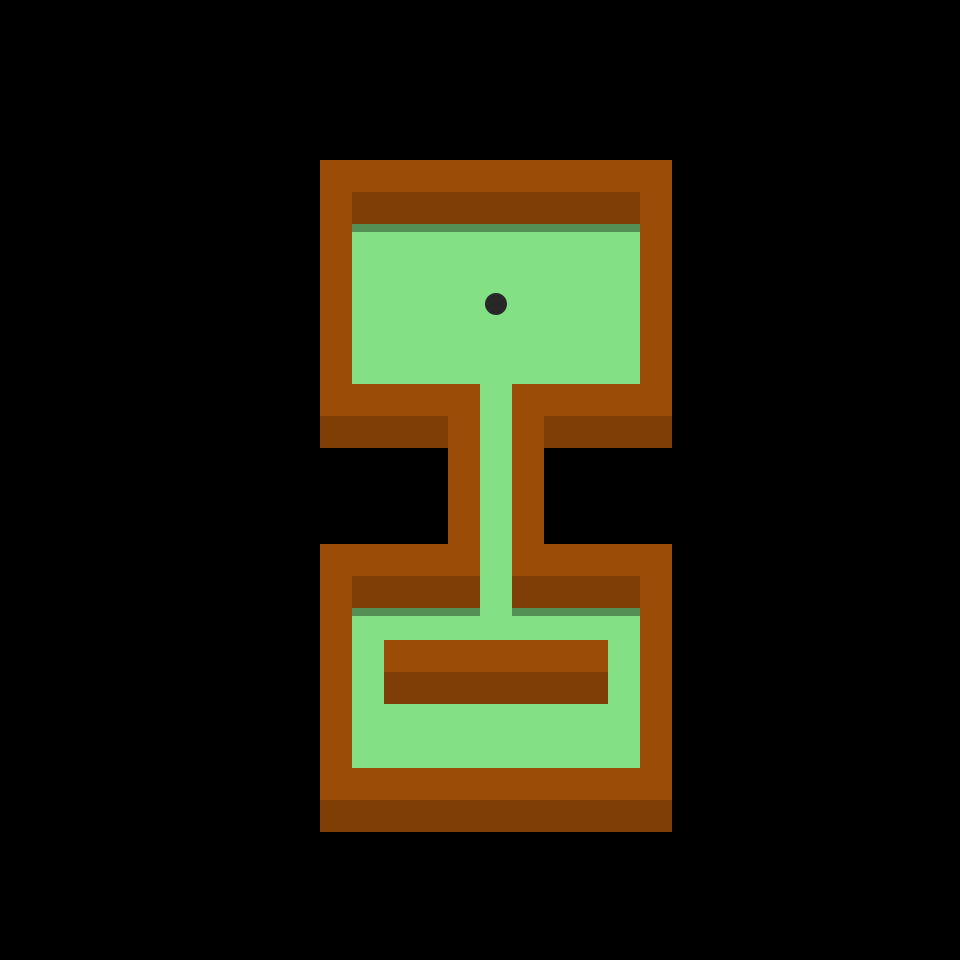

This is a level from a 2D game, rendered from its Tiled map with the project's own tilesets. A one-line summary and the complete map file follow:
An orthogonal 30x30 tile map with 32x32 px tiles, 4 tile layers (ground, hole, shadows, walls).

<map version="1.5" tiledversion="1.7.0" orientation="orthogonal" renderorder="right-down" width="30" height="30" tilewidth="32" tileheight="32" infinite="0" nextlayerid="8" nextobjectid="1">
 <tileset firstgid="1" source="square.tsx" />
 <layer id="5" name="ground" width="30" height="30">
  <data encoding="csv">
0,0,0,0,0,0,0,0,0,0,0,0,0,0,0,0,0,0,0,0,0,0,0,0,0,0,0,0,0,0,
0,0,0,0,0,0,0,0,0,0,0,0,0,0,0,0,0,0,0,0,0,0,0,0,0,0,0,0,0,0,
0,0,0,0,0,0,0,0,0,0,0,0,0,0,0,0,0,0,0,0,0,0,0,0,0,0,0,0,0,0,
0,0,0,0,0,0,0,0,0,0,0,0,0,0,0,0,0,0,0,0,0,0,0,0,0,0,0,0,0,0,
0,0,0,0,0,0,0,0,0,0,0,0,0,0,0,0,0,0,0,0,0,0,0,0,0,0,0,0,0,0,
0,0,0,0,0,0,0,0,0,0,2,2,2,2,2,2,2,2,2,2,2,0,0,0,0,0,0,0,0,0,
0,0,0,0,0,0,0,0,0,0,2,2,2,2,2,2,2,2,2,2,2,0,0,0,0,0,0,0,0,0,
0,0,0,0,0,0,0,0,0,0,2,2,2,2,2,2,2,2,2,2,2,0,0,0,0,0,0,0,0,0,
0,0,0,0,0,0,0,0,0,0,2,2,2,2,2,2,2,2,2,2,2,0,0,0,0,0,0,0,0,0,
0,0,0,0,0,0,0,0,0,0,2,2,2,2,2,2,2,2,2,2,2,0,0,0,0,0,0,0,0,0,
0,0,0,0,0,0,0,0,0,0,2,2,2,2,2,2,2,2,2,2,2,0,0,0,0,0,0,0,0,0,
0,0,0,0,0,0,0,0,0,0,2,2,2,2,2,2,2,2,2,2,2,0,0,0,0,0,0,0,0,0,
0,0,0,0,0,0,0,0,0,0,0,0,0,0,0,2,0,0,0,0,0,0,0,0,0,0,0,0,0,0,
0,0,0,0,0,0,0,0,0,0,0,0,0,0,0,2,0,0,0,0,0,0,0,0,0,0,0,0,0,0,
0,0,0,0,0,0,0,0,0,0,0,0,0,0,0,2,0,0,0,0,0,0,0,0,0,0,0,0,0,0,
0,0,0,0,0,0,0,0,0,0,0,0,0,0,0,2,0,0,0,0,0,0,0,0,0,0,0,0,0,0,
0,0,0,0,0,0,0,0,0,0,0,0,0,0,0,2,0,0,0,0,0,0,0,0,0,0,0,0,0,0,
0,0,0,0,0,0,0,0,0,0,0,0,0,0,0,2,0,0,0,0,0,0,0,0,0,0,0,0,0,0,
0,0,0,0,0,0,0,0,0,0,2,2,2,2,2,2,2,2,2,2,2,0,0,0,0,0,0,0,0,0,
0,0,0,0,0,0,0,0,0,0,2,2,2,2,2,2,2,2,2,2,2,0,0,0,0,0,0,0,0,0,
0,0,0,0,0,0,0,0,0,0,2,2,2,2,2,2,2,2,2,2,2,0,0,0,0,0,0,0,0,0,
0,0,0,0,0,0,0,0,0,0,2,2,2,2,2,2,2,2,2,2,2,0,0,0,0,0,0,0,0,0,
0,0,0,0,0,0,0,0,0,0,2,2,2,2,2,2,2,2,2,2,2,0,0,0,0,0,0,0,0,0,
0,0,0,0,0,0,0,0,0,0,2,2,2,2,2,2,2,2,2,2,2,0,0,0,0,0,0,0,0,0,
0,0,0,0,0,0,0,0,0,0,2,2,2,2,2,2,2,2,2,2,2,0,0,0,0,0,0,0,0,0,
0,0,0,0,0,0,0,0,0,0,0,0,0,0,0,0,0,0,0,0,0,0,0,0,0,0,0,0,0,0,
0,0,0,0,0,0,0,0,0,0,0,0,0,0,0,0,0,0,0,0,0,0,0,0,0,0,0,0,0,0,
0,0,0,0,0,0,0,0,0,0,0,0,0,0,0,0,0,0,0,0,0,0,0,0,0,0,0,0,0,0,
0,0,0,0,0,0,0,0,0,0,0,0,0,0,0,0,0,0,0,0,0,0,0,0,0,0,0,0,0,0,
0,0,0,0,0,0,0,0,0,0,0,0,0,0,0,0,0,0,0,0,0,0,0,0,0,0,0,0,0,0
</data>
 </layer>
 <layer id="7" name="hole" width="30" height="30">
  <data encoding="csv">
0,0,0,0,0,0,0,0,0,0,0,0,0,0,0,0,0,0,0,0,0,0,0,0,0,0,0,0,0,0,
0,0,0,0,0,0,0,0,0,0,0,0,0,0,0,0,0,0,0,0,0,0,0,0,0,0,0,0,0,0,
0,0,0,0,0,0,0,0,0,0,0,0,0,0,0,0,0,0,0,0,0,0,0,0,0,0,0,0,0,0,
0,0,0,0,0,0,0,0,0,0,0,0,0,0,0,0,0,0,0,0,0,0,0,0,0,0,0,0,0,0,
0,0,0,0,0,0,0,0,0,0,0,0,0,0,0,0,0,0,0,0,0,0,0,0,0,0,0,0,0,0,
0,0,0,0,0,0,0,0,0,0,0,0,0,0,0,0,0,0,0,0,0,0,0,0,0,0,0,0,0,0,
0,0,0,0,0,0,0,0,0,0,0,0,0,0,0,0,0,0,0,0,0,0,0,0,0,0,0,0,0,0,
0,0,0,0,0,0,0,0,0,0,0,0,0,0,0,0,0,0,0,0,0,0,0,0,0,0,0,0,0,0,
0,0,0,0,0,0,0,0,0,0,0,0,0,0,0,0,0,0,0,0,0,0,0,0,0,0,0,0,0,0,
0,0,0,0,0,0,0,0,0,0,0,0,0,0,0,6,0,0,0,0,0,0,0,0,0,0,0,0,0,0,
0,0,0,0,0,0,0,0,0,0,0,0,0,0,0,0,0,0,0,0,0,0,0,0,0,0,0,0,0,0,
0,0,0,0,0,0,0,0,0,0,0,0,0,0,0,0,0,0,0,0,0,0,0,0,0,0,0,0,0,0,
0,0,0,0,0,0,0,0,0,0,0,0,0,0,0,0,0,0,0,0,0,0,0,0,0,0,0,0,0,0,
0,0,0,0,0,0,0,0,0,0,0,0,0,0,0,0,0,0,0,0,0,0,0,0,0,0,0,0,0,0,
0,0,0,0,0,0,0,0,0,0,0,0,0,0,0,0,0,0,0,0,0,0,0,0,0,0,0,0,0,0,
0,0,0,0,0,0,0,0,0,0,0,0,0,0,0,0,0,0,0,0,0,0,0,0,0,0,0,0,0,0,
0,0,0,0,0,0,0,0,0,0,0,0,0,0,0,0,0,0,0,0,0,0,0,0,0,0,0,0,0,0,
0,0,0,0,0,0,0,0,0,0,0,0,0,0,0,0,0,0,0,0,0,0,0,0,0,0,0,0,0,0,
0,0,0,0,0,0,0,0,0,0,0,0,0,0,0,0,0,0,0,0,0,0,0,0,0,0,0,0,0,0,
0,0,0,0,0,0,0,0,0,0,0,0,0,0,0,0,0,0,0,0,0,0,0,0,0,0,0,0,0,0,
0,0,0,0,0,0,0,0,0,0,0,0,0,0,0,0,0,0,0,0,0,0,0,0,0,0,0,0,0,0,
0,0,0,0,0,0,0,0,0,0,0,0,0,0,0,0,0,0,0,0,0,0,0,0,0,0,0,0,0,0,
0,0,0,0,0,0,0,0,0,0,0,0,0,0,0,0,0,0,0,0,0,0,0,0,0,0,0,0,0,0,
0,0,0,0,0,0,0,0,0,0,0,0,0,0,0,0,0,0,0,0,0,0,0,0,0,0,0,0,0,0,
0,0,0,0,0,0,0,0,0,0,0,0,0,0,0,0,0,0,0,0,0,0,0,0,0,0,0,0,0,0,
0,0,0,0,0,0,0,0,0,0,0,0,0,0,0,0,0,0,0,0,0,0,0,0,0,0,0,0,0,0,
0,0,0,0,0,0,0,0,0,0,0,0,0,0,0,0,0,0,0,0,0,0,0,0,0,0,0,0,0,0,
0,0,0,0,0,0,0,0,0,0,0,0,0,0,0,0,0,0,0,0,0,0,0,0,0,0,0,0,0,0,
0,0,0,0,0,0,0,0,0,0,0,0,0,0,0,0,0,0,0,0,0,0,0,0,0,0,0,0,0,0,
0,0,0,0,0,0,0,0,0,0,0,0,0,0,0,0,0,0,0,0,0,0,0,0,0,0,0,0,0,0
</data>
 </layer>
 <layer id="4" name="shadows" width="30" height="30" opacity="0.9">
  <data encoding="csv">
0,0,0,0,0,0,0,0,0,0,0,0,0,0,0,0,0,0,0,0,0,0,0,0,0,0,0,0,0,0,
0,0,0,0,0,0,0,0,0,0,0,0,0,0,0,0,0,0,0,0,0,0,0,0,0,0,0,0,0,0,
0,0,0,0,0,0,0,0,0,0,0,0,0,0,0,0,0,0,0,0,0,0,0,0,0,0,0,0,0,0,
0,0,0,0,0,0,0,0,0,0,0,0,0,0,0,0,0,0,0,0,0,0,0,0,0,0,0,0,0,0,
0,0,0,0,0,0,0,0,0,0,0,0,0,0,0,0,0,0,0,0,0,0,0,0,0,0,0,0,0,0,
0,0,0,0,0,0,0,0,0,0,0,0,0,0,0,0,0,0,0,0,0,0,0,0,0,0,0,0,0,0,
0,0,0,0,0,0,0,0,0,0,0,0,0,0,0,0,0,0,0,0,0,0,0,0,0,0,0,0,0,0,
0,0,0,0,0,0,0,0,0,0,0,5,5,5,5,5,5,5,5,5,0,0,0,0,0,0,0,0,0,0,
0,0,0,0,0,0,0,0,0,0,0,0,0,0,0,0,0,0,0,0,0,0,0,0,0,0,0,0,0,0,
0,0,0,0,0,0,0,0,0,0,0,0,0,0,0,0,0,0,0,0,0,0,0,0,0,0,0,0,0,0,
0,0,0,0,0,0,0,0,0,0,0,0,0,0,0,0,0,0,0,0,0,0,0,0,0,0,0,0,0,0,
0,0,0,0,0,0,0,0,0,0,0,0,0,0,0,0,0,0,0,0,0,0,0,0,0,0,0,0,0,0,
0,0,0,0,0,0,0,0,0,0,0,0,0,0,0,0,0,0,0,0,0,0,0,0,0,0,0,0,0,0,
0,0,0,0,0,0,0,0,0,0,0,0,0,0,0,0,0,0,0,0,0,0,0,0,0,0,0,0,0,0,
0,0,0,0,0,0,0,0,0,0,5,5,5,5,0,0,0,5,5,5,5,0,0,0,0,0,0,0,0,0,
0,0,0,0,0,0,0,0,0,0,0,0,0,0,0,0,0,0,0,0,0,0,0,0,0,0,0,0,0,0,
0,0,0,0,0,0,0,0,0,0,0,0,0,0,0,0,0,0,0,0,0,0,0,0,0,0,0,0,0,0,
0,0,0,0,0,0,0,0,0,0,0,0,0,0,0,0,0,0,0,0,0,0,0,0,0,0,0,0,0,0,
0,0,0,0,0,0,0,0,0,0,0,0,0,0,0,0,0,0,0,0,0,0,0,0,0,0,0,0,0,0,
0,0,0,0,0,0,0,0,0,0,0,5,5,5,5,0,5,5,5,5,0,0,0,0,0,0,0,0,0,0,
0,0,0,0,0,0,0,0,0,0,0,0,0,0,0,0,0,0,0,0,0,0,0,0,0,0,0,0,0,0,
0,0,0,0,0,0,0,0,0,0,0,0,0,0,0,0,0,0,0,0,0,0,0,0,0,0,0,0,0,0,
0,0,0,0,0,0,0,0,0,0,0,0,0,0,0,0,0,0,0,0,0,0,0,0,0,0,0,0,0,0,
0,0,0,0,0,0,0,0,0,0,0,0,0,0,0,0,0,0,0,0,0,0,0,0,0,0,0,0,0,0,
0,0,0,0,0,0,0,0,0,0,0,0,0,0,0,0,0,0,0,0,0,0,0,0,0,0,0,0,0,0,
0,0,0,0,0,0,0,0,0,0,0,0,0,0,0,0,0,0,0,0,0,0,0,0,0,0,0,0,0,0,
0,0,0,0,0,0,0,0,0,0,5,5,5,5,5,5,5,5,5,5,5,0,0,0,0,0,0,0,0,0,
0,0,0,0,0,0,0,0,0,0,0,0,0,0,0,0,0,0,0,0,0,0,0,0,0,0,0,0,0,0,
0,0,0,0,0,0,0,0,0,0,0,0,0,0,0,0,0,0,0,0,0,0,0,0,0,0,0,0,0,0,
0,0,0,0,0,0,0,0,0,0,0,0,0,0,0,0,0,0,0,0,0,0,0,0,0,0,0,0,0,0
</data>
 </layer>
 <layer id="6" name="walls" width="30" height="30">
  <data encoding="csv">
0,0,0,0,0,0,0,0,0,0,0,0,0,0,0,0,0,0,0,0,0,0,0,0,0,0,0,0,0,0,
0,0,0,0,0,0,0,0,0,0,0,0,0,0,0,0,0,0,0,0,0,0,0,0,0,0,0,0,0,0,
0,0,0,0,0,0,0,0,0,0,0,0,0,0,0,0,0,0,0,0,0,0,0,0,0,0,0,0,0,0,
0,0,0,0,0,0,0,0,0,0,0,0,0,0,0,0,0,0,0,0,0,0,0,0,0,0,0,0,0,0,
0,0,0,0,0,0,0,0,0,0,0,0,0,0,0,0,0,0,0,0,0,0,0,0,0,0,0,0,0,0,
0,0,0,0,0,0,0,0,0,0,4,4,4,4,4,4,4,4,4,4,4,0,0,0,0,0,0,0,0,0,
0,0,0,0,0,0,0,0,0,0,4,3,3,3,3,3,3,3,3,3,4,0,0,0,0,0,0,0,0,0,
0,0,0,0,0,0,0,0,0,0,4,0,0,0,0,0,0,0,0,0,4,0,0,0,0,0,0,0,0,0,
0,0,0,0,0,0,0,0,0,0,4,0,0,0,0,0,0,0,0,0,4,0,0,0,0,0,0,0,0,0,
0,0,0,0,0,0,0,0,0,0,4,0,0,0,0,0,0,0,0,0,4,0,0,0,0,0,0,0,0,0,
0,0,0,0,0,0,0,0,0,0,4,0,0,0,0,0,0,0,0,0,4,0,0,0,0,0,0,0,0,0,
0,0,0,0,0,0,0,0,0,0,4,0,0,0,0,0,0,0,0,0,4,0,0,0,0,0,0,0,0,0,
0,0,0,0,0,0,0,0,0,0,4,4,4,4,4,0,4,4,4,4,4,0,0,0,0,0,0,0,0,0,
0,0,0,0,0,0,0,0,0,0,3,3,3,3,4,0,4,3,3,3,3,0,0,0,0,0,0,0,0,0,
0,0,0,0,0,0,0,0,0,0,0,0,0,0,4,0,4,0,0,0,0,0,0,0,0,0,0,0,0,0,
0,0,0,0,0,0,0,0,0,0,0,0,0,0,4,0,4,0,0,0,0,0,0,0,0,0,0,0,0,0,
0,0,0,0,0,0,0,0,0,0,0,0,0,0,4,0,4,0,0,0,0,0,0,0,0,0,0,0,0,0,
0,0,0,0,0,0,0,0,0,0,4,4,4,4,4,0,4,4,4,4,4,0,0,0,0,0,0,0,0,0,
0,0,0,0,0,0,0,0,0,0,4,3,3,3,3,0,3,3,3,3,4,0,0,0,0,0,0,0,0,0,
0,0,0,0,0,0,0,0,0,0,4,0,0,0,0,0,0,0,0,0,4,0,0,0,0,0,0,0,0,0,
0,0,0,0,0,0,0,0,0,0,4,0,4,4,4,4,4,4,4,0,4,0,0,0,0,0,0,0,0,0,
0,0,0,0,0,0,0,0,0,0,4,0,3,3,3,3,3,3,3,0,4,0,0,0,0,0,0,0,0,0,
0,0,0,0,0,0,0,0,0,0,4,0,0,0,0,0,0,0,0,0,4,0,0,0,0,0,0,0,0,0,
0,0,0,0,0,0,0,0,0,0,4,0,0,0,0,0,0,0,0,0,4,0,0,0,0,0,0,0,0,0,
0,0,0,0,0,0,0,0,0,0,4,4,4,4,4,4,4,4,4,4,4,0,0,0,0,0,0,0,0,0,
0,0,0,0,0,0,0,0,0,0,3,3,3,3,3,3,3,3,3,3,3,0,0,0,0,0,0,0,0,0,
0,0,0,0,0,0,0,0,0,0,0,0,0,0,0,0,0,0,0,0,0,0,0,0,0,0,0,0,0,0,
0,0,0,0,0,0,0,0,0,0,0,0,0,0,0,0,0,0,0,0,0,0,0,0,0,0,0,0,0,0,
0,0,0,0,0,0,0,0,0,0,0,0,0,0,0,0,0,0,0,0,0,0,0,0,0,0,0,0,0,0,
0,0,0,0,0,0,0,0,0,0,0,0,0,0,0,0,0,0,0,0,0,0,0,0,0,0,0,0,0,0
</data>
 </layer>
</map>